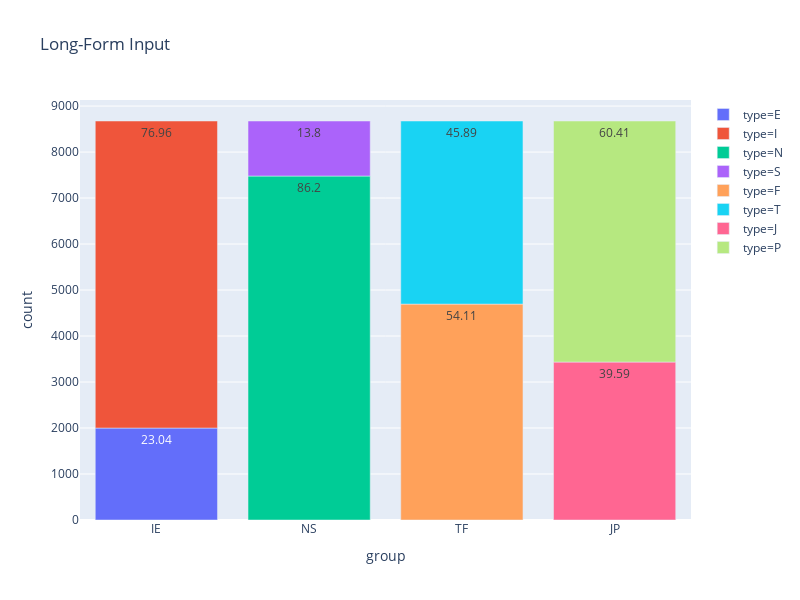

Notebook source saved alongside this figure:
### Code cell
ie_df = df.groupby('IE').count().reset_index()[['IE','type']].rename(columns = {'type':'count','IE':'type'})
ie_df['group'] = 'IE'

ns_df = df.groupby('NS').count().reset_index()[['NS','type']].rename(columns = {'type':'count','NS':'type'})
ns_df['group'] = 'NS'

tf_df = df.groupby('TF').count().reset_index()[['TF','type']].rename(columns = {'type':'count','TF':'type'})
tf_df['group'] = 'TF'

jp_df = df.groupby('JP').count().reset_index()[['JP','type']].rename(columns = {'type':'count','JP':'type'})
jp_df['group'] = 'JP'

stat_df = ie_df.append(ns_df).append(tf_df).append(jp_df)

stat_df.loc[:,'percentage'] = [round(x/len(df)*100,2) for x in stat_df['count']]

fig = px.bar(stat_df, x="group", y="count", color="type", title="Long-Form Input", text = 'percentage')

fig.update_layout(height = 600, width = 800)

fig.show()

### Figure 1 — Plotly figure (JSON) as saved in the notebook; plotly's stock layout.template omitted (floating-point values rounded to 4 significant figures)
{"data": [{"alignmentgroup": "True", "hoverlabel": {"namelength": 0}, "hovertemplate": "type=E<br>group=%{x}<br>count=%{y}<br>percentage=%{text}", "legendgroup": "type=E", "marker": {"color": "#636efa"}, "name": "type=E", "offsetgroup": "type=E", "orientation": "v", "showlegend": true, "text": [23.04], "textposition": "auto", "type": "bar", "x": ["IE"], "xaxis": "x", "y": [1999], "yaxis": "y"}, {"alignmentgroup": "True", "hoverlabel": {"namelength": 0}, "hovertemplate": "type=I<br>group=%{x}<br>count=%{y}<br>percentage=%{text}", "legendgroup": "type=I", "marker": {"color": "#EF553B"}, "name": "type=I", "offsetgroup": "type=I", "orientation": "v", "showlegend": true, "text": [76.96], "textposition": "auto", "type": "bar", "x": ["IE"], "xaxis": "x", "y": [6676], "yaxis": "y"}, {"alignmentgroup": "True", "hoverlabel": {"namelength": 0}, "hovertemplate": "type=N<br>group=%{x}<br>count=%{y}<br>percentage=%{text}", "legendgroup": "type=N", "marker": {"color": "#00cc96"}, "name": "type=N", "offsetgroup": "type=N", "orientation": "v", "showlegend": true, "text": [86.2], "textposition": "auto", "type": "bar", "x": ["NS"], "xaxis": "x", "y": [7478], "yaxis": "y"}, {"alignmentgroup": "True", "hoverlabel": {"namelength": 0}, "hovertemplate": "type=S<br>group=%{x}<br>count=%{y}<br>percentage=%{text}", "legendgroup": "type=S", "marker": {"color": "#ab63fa"}, "name": "type=S", "offsetgroup": "type=S", "orientation": "v", "showlegend": true, "text": [13.8], "textposition": "auto", "type": "bar", "x": ["NS"], "xaxis": "x", "y": [1197], "yaxis": "y"}, {"alignmentgroup": "True", "hoverlabel": {"namelength": 0}, "hovertemplate": "type=F<br>group=%{x}<br>count=%{y}<br>percentage=%{text}", "legendgroup": "type=F", "marker": {"color": "#FFA15A"}, "name": "type=F", "offsetgroup": "type=F", "orientation": "v", "showlegend": true, "text": [54.11], "textposition": "auto", "type": "bar", "x": ["TF"], "xaxis": "x", "y": [4694], "yaxis": "y"}, {"alignmentgroup": "True", "hoverlabel": {"namelength": 0}, "hovertemplate": "type=T<br>group=%{x}<br>count=%{y}<br>percentage=%{text}", "legendgroup": "type=T", "marker": {"color": "#19d3f3"}, "name": "type=T", "offsetgroup": "type=T", "orientation": "v", "showlegend": true, "text": [45.89], "textposition": "auto", "type": "bar", "x": ["TF"], "xaxis": "x", "y": [3981], "yaxis": "y"}, {"alignmentgroup": "True", "hoverlabel": {"namelength": 0}, "hovertemplate": "type=J<br>group=%{x}<br>count=%{y}<br>percentage=%{text}", "legendgroup": "type=J", "marker": {"color": "#FF6692"}, "name": "type=J", "offsetgroup": "type=J", "orientation": "v", "showlegend": true, "text": [39.59], "textposition": "auto", "type": "bar", "x": ["JP"], "xaxis": "x", "y": [3434], "yaxis": "y"}, {"alignmentgroup": "True", "hoverlabel": {"namelength": 0}, "hovertemplate": "type=P<br>group=%{x}<br>count=%{y}<br>percentage=%{text}", "legendgroup": "type=P", "marker": {"color": "#B6E880"}, "name": "type=P", "offsetgroup": "type=P", "orientation": "v", "showlegend": true, "text": [60.41], "textposition": "auto", "type": "bar", "x": ["JP"], "xaxis": "x", "y": [5241], "yaxis": "y"}], "layout": {"barmode": "relative", "height": 600, "legend": {"tracegroupgap": 0}, "title": {"text": "Long-Form Input"}, "width": 800, "xaxis": {"anchor": "y", "domain": [0, 1], "title": {"text": "group"}}, "yaxis": {"anchor": "x", "domain": [0, 1], "title": {"text": "count"}}}}
